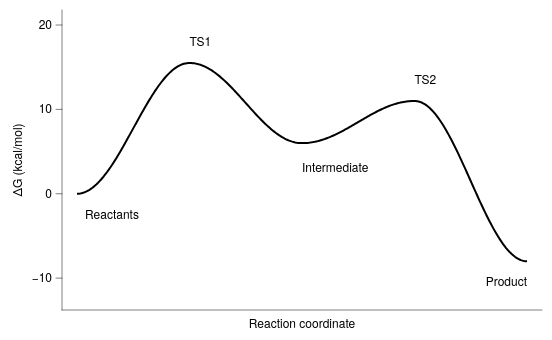

Here is the Vega-Lite specification saved for this chart:
### Vega-Lite specification from a JSON file in a GitHub repository (floating-point values rounded to 4 significant figures; data arrays with more than 128 entries replaced by an {"elided": "..."} marker saying what was removed)
{"background": null, "config": {"arc": {"fill": "#DBDBDB", "fillOpacity": 1.0, "innerRadius": 37.5, "padAngle": 0.03, "stroke": "black", "strokeOpacity": 1, "strokeWidth": 0.25}, "area": {"fill": "#DBDBDB", "fillOpacity": 1.0, "stroke": "black", "strokeOpacity": 1, "strokeWidth": 0.25}, "axis": {"domain": true, "domainCap": "round", "domainColor": "black", "domainWidth": 0.25, "grid": false, "gridCap": "round", "gridColor": "#F1F1F1", "gridDash": [0, 0], "gridOpacity": 1.0, "gridWidth": 0.25, "labelColor": "black", "labelFont": "Helvetica Neue, HelveticaNeue, Helvetica, Arial, sans-serif", "labelFontSize": 6, "labelFontStyle": "normal", "labelFontWeight": 400, "offset": 0, "ticks": true, "tickCap": "round", "tickColor": "black", "tickRound": false, "tickSize": 3.0, "tickWidth": 0.25, "titleColor": "black", "titleFont": "Helvetica Neue, HelveticaNeue, Helvetica, Arial, sans-serif", "titleFontSize": 6, "titleFontStyle": "normal", "titleFontWeight": 400}, "axisX": {"domain": true, "labelAlign": "center", "labelAngle": 0, "labels": true, "ticks": true, "translate": 0}, "axisY": {"domain": true, "labelAlign": "right", "labelAngle": 0, "labels": true, "ticks": true, "translate": 0}, "axisRight": {"domain": true, "labelAlign": "left", "labelAngle": 0, "labels": true, "ticks": true, "translate": 0}, "axisTop": {"domain": true, "labelAlign": "center", "labelAngle": 0, "labels": true, "ticks": true, "translate": 0}, "axisBand": {"tickOffset": 0}, "bar": {"fill": "#DBDBDB", "fillOpacity": 1.0, "stroke": "black", "strokeOpacity": 1, "strokeWidth": 0.25}, "boxplot": {"size": 13.5, "ticks": {"cornerRadius": 0.25, "fill": "black", "opacity": 1, "size": 6.75, "thickness": 0.25}, "box": {"fillOpacity": 1.0, "stroke": "black", "strokeOpacity": 1, "strokeWidth": 0.25}, "median": {"cornerRadius": 0, "fill": "black", "fillOpacity": 1.0, "opacity": 1, "size": 13.5, "thickness": 0.25}, "rule": {"fill": "black", "fillOpacity": 1.0, "size": 15.0, "stroke": "black", "strokeDash": [0, 0], "strokeOpacity": 1, "strokeWidth": 0.25}, "outliers": {"color": "black", "fill": "black", "fillOpacity": 1.0, "size": 0, "stroke": "black", "strokeOpacity": 1, "strokeWidth": 0.25}}, "circle": {"fill": "black", "fillOpacity": 1.0, "size": 1.875, "stroke": null, "strokeOpacity": 1, "strokeWidth": 0.25}, "errorband": {"band": {"fillOpacity": 0.6, "stroke": null, "strokeWidth": 0.25, "strokeOpacity": 1}, "borders": {"opacity": 0, "strokeOpacity": 1, "strokeWidth": 0.25}}, "errorbar": {"opacity": 1, "rule": {"strokeDash": [0, 0], "strokeWidth": 0.25}, "ticks": {"color": "black", "cornerRadius": 0.125, "opacity": 1, "size": 9.0, "thickness": 0.25}, "thickness": 0.25}, "font": "Helvetica Neue, HelveticaNeue, Helvetica, Arial, sans-serif", "geoshape": {"fill": "#DBDBDB", "fillOpacity": 1.0, "stroke": "black", "strokeOpacity": 1, "strokeWidth": 0.25}, "header": {"labelColor": "black", "labelFont": "Helvetica Neue, HelveticaNeue, Helvetica, Arial, sans-serif", "labelFontSize": 6, "labelFontStyle": "normal", "labelFontWeight": 400, "titleColor": "black", "titleFont": "Helvetica Neue, HelveticaNeue, Helvetica, Arial, sans-serif", "titleFontSize": 6, "titleFontStyle": "normal", "titleFontWeight": 400, "titlePadding": 0}, "legend": {"disable": false, "offset": 4.5, "titlePadding": 4, "labelOffset": 2, "gradientLabelOffset": 2, "columnPadding": 4, "rowPadding": 2, "gradientThickness": 5, "gradientOpacity": 1.0, "gradientStrokeColor": "black", "gradientStrokeWidth": 0.25, "labelColor": "black", "labelFont": "Helvetica Neue, HelveticaNeue, Helvetica, Arial, sans-serif", "labelFontSize": 6, "labelFontStyle": "normal", "labelFontWeight": 400, "strokeColor": "black", "strokeWidth": 0, "symbolSize": 36, "symbolStrokeColor": "black", "symbolStrokeWidth": 0.25, "titleColor": "black", "titleFont": "Helvetica Neue, HelveticaNeue, Helvetica, Arial, sans-serif", "titleFontSize": 6, "titleFontStyle": "normal", "titleFontWeight": 400}, "line": {"color": "black", "stroke": "black", "strokeCap": "butt", "strokeDash": [0, 0], "strokeOpacity": 1, "strokeWidth": 0.5}, "point": {"filled": true, "fill": "#DBDBDB", "fillOpacity": 1.0, "size": 7.5, "stroke": "black", "strokeOpacity": 1, "strokeWidth": 0.25}, "range": {"category": ["#9D9D9D", "#28287D", "#004225", "#47266F", "#00605D", "#DBDBDB", "#7983C1", "#6E927B", "#937FB4", "#699A97"], "diverging": {"scheme": ["#4F4265", "#6A5C82", "#85789D", "#A196B7", "#BDB5CE", "#D8D6DD", "#F6F6F6", "#CED8D7", "#9DBFBD", "#75A3A0", "#518683", "#326967", "#164D4B"]}, "heatmap": {"scheme": ["#440154", "#472270", "#433E82", "#38598C", "#2C728E", "#238A8D", "#24A086", "#39B578", "#5DC862", "#96D646", "#CAE02D", "#FDE724"]}, "ordinal": {"scheme": ["#F1F1F1", "#DBDBDB", "#C6C6C6", "#B2B2B2", "#9D9D9D", "#898989", "#767676", "#636363", "#515151", "#404040", "#2F2F2F", "#1F1F1F"]}, "ramp": {"scheme": ["#440154", "#472270", "#433E82", "#38598C", "#2C728E", "#238A8D", "#24A086", "#39B578", "#5DC862", "#96D646", "#CAE02D", "#FDE724"]}}, "rule": {"color": "black", "stroke": "black", "strokeCap": "round", "strokeDash": [2, 2], "strokeOpacity": 1, "strokeWidth": 0.25}, "scale": {"barBandPaddingInner": 0.1, "rectBandPaddingInner": 0, "tickBandPaddingInner": 0.1, "bandPaddingOuter": 0.1, "bandWithNestedOffsetPaddingInner": 0.2, "bandWithNestedOffsetPaddingOuter": 0.2, "offsetBandPaddingInner": 0, "offsetBandPaddingOuter": 0, "continuousPadding": 7.5, "round": false}, "rect": {"fill": "#DBDBDB", "fillOpacity": 1.0, "stroke": "black", "strokeOpacity": 1, "strokeWidth": 0.25}, "square": {"fill": "#DBDBDB", "fillOpacity": 1.0, "size": 15.0, "stroke": "black", "strokeOpacity": 1, "strokeWidth": 0.25}, "text": {"color": "black", "font": "Helvetica Neue, HelveticaNeue, Helvetica, Arial, sans-serif", "fontSize": 6, "fontStyle": "normal", "fontWeight": 400}, "tick": {"color": "black", "cornerRadius": 0.125, "opacity": 1.0, "size": 13.5, "thickness": 0.25}, "title": {"anchor": "middle", "frame": "group", "color": "black", "font": "Helvetica Neue, HelveticaNeue, Helvetica, Arial, sans-serif", "fontSize": 6, "fontStyle": "normal", "fontWeight": 400, "subtitleColor": "black", "subtitleFont": "Helvetica Neue, HelveticaNeue, Helvetica, Arial, sans-serif", "subtitleFontSize": 6, "subtitleFontStyle": "normal", "subtitleFontWeight": 400}, "trail": {"color": "black", "opacity": 1, "size": 0.5}, "view": {"continuousWidth": 240, "continuousHeight": 150, "discreteWidth": 240, "discreteHeight": 150, "fill": null, "stroke": null, "strokeWidth": 0.25}}, "layer": [{"data": {"name": "data-2d36b3cbaebd823fa86b183817cd01b9"}, "mark": {"type": "line", "strokeWidth": 1.0}, "encoding": {"x": {"axis": {"labels": false, "ticks": false}, "field": "rc", "title": "Reaction coordinate", "type": "quantitative", "scale": {"nice": false}}, "y": {"field": "G", "scale": {"domain": [-12, 20], "nice": false}, "title": "ΔG (kcal/mol)", "type": "quantitative"}}}, {"layer": [{"data": {"values": [{"__dysonsphere__": 1}]}, "mark": {"type": "text", "align": "left", "angle": 0, "baseline": "middle", "dx": 4, "dy": 0, "opacity": 1.0}, "encoding": {"text": {"value": "Reactants"}, "x": {"datum": 0.0}, "y": {"datum": -2.5}}}, {"data": {"values": [{"__dysonsphere__": 1}]}, "mark": {"type": "text", "align": "left", "angle": 0, "baseline": "middle", "dx": 0, "dy": 0, "opacity": 1.0}, "encoding": {"text": {"value": "TS1"}, "x": {"datum": 1.0}, "y": {"datum": 18.0}}}, {"data": {"values": [{"__dysonsphere__": 1}]}, "mark": {"type": "text", "align": "left", "angle": 0, "baseline": "middle", "dx": 0, "dy": 0, "opacity": 1.0}, "encoding": {"text": {"value": "Intermediate"}, "x": {"datum": 2.0}, "y": {"datum": 3.0}}}, {"data": {"values": [{"__dysonsphere__": 1}]}, "mark": {"type": "text", "align": "left", "angle": 0, "baseline": "middle", "dx": 0, "dy": 0, "opacity": 1.0}, "encoding": {"text": {"value": "TS2"}, "x": {"datum": 3.0}, "y": {"datum": 13.5}}}, {"data": {"values": [{"__dysonsphere__": 1}]}, "mark": {"type": "text", "align": "right", "angle": 0, "baseline": "middle", "dx": 0, "dy": 0, "opacity": 1.0}, "encoding": {"text": {"value": "Product"}, "x": {"datum": 4.0}, "y": {"datum": -10.5}}}]}], "$schema": "https://vega.github.io/schema/vega-lite/v6.4.1.json", "datasets": {"data-2d36b3cbaebd823fa86b183817cd01b9": {"elided": "300 records"}}}
